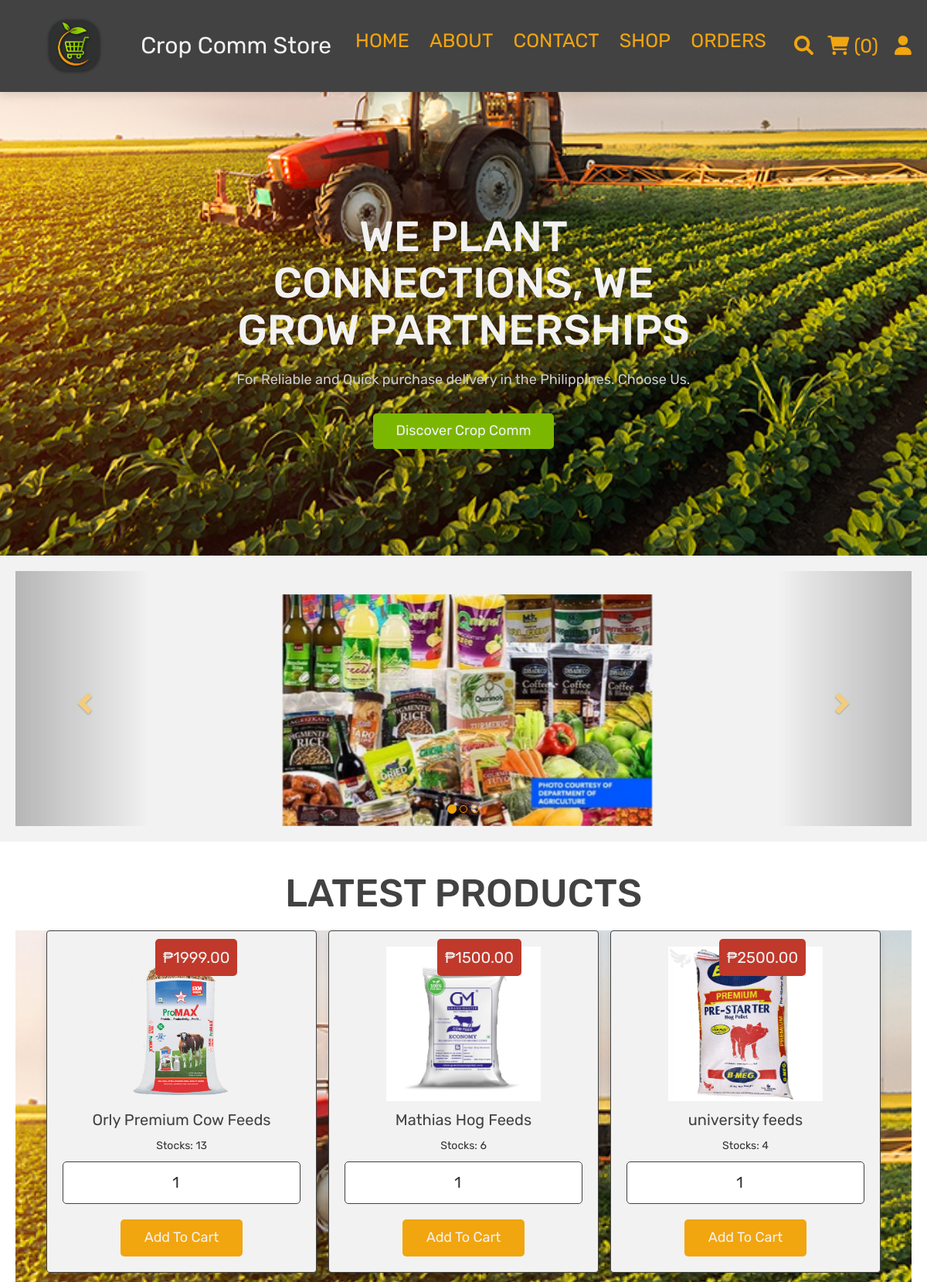
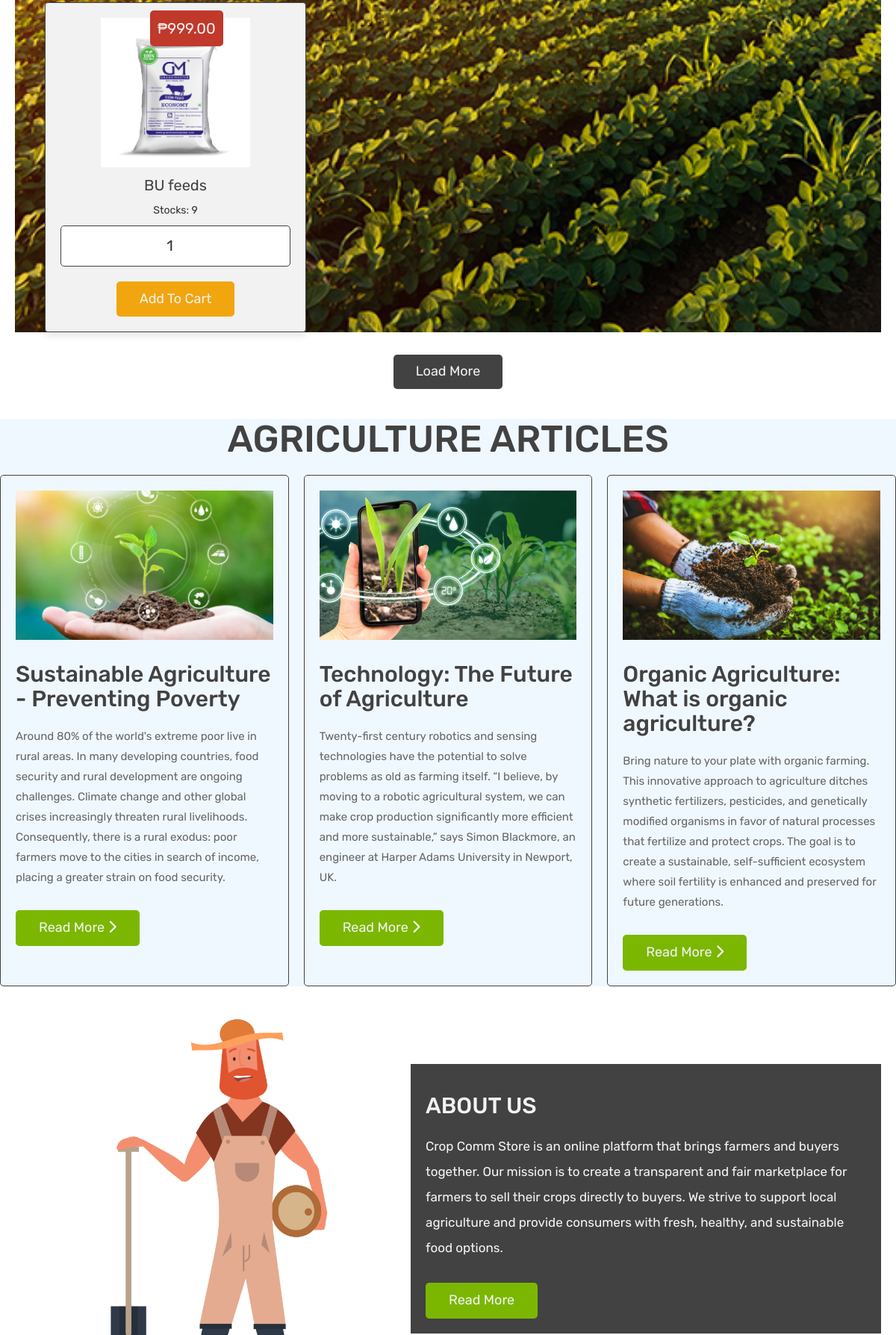
The app's page /home.php (signed in, upper part) with its own data (2 pictures, top to bottom).
### tables this page shows
CREATE TABLE `products` (
  `id` int(11) NOT NULL,
  `name` varchar(100) NOT NULL,
  `product_qty` int(11) NOT NULL,
  `price` int(11) NOT NULL,
  `image` varchar(100) NOT NULL,
  `date_and_time_added` date NOT NULL
);

### home.php (the view, shortened to what this page needs)
<?php
include 'config.php';
?>
<!DOCTYPE html>
<html lang="en">
<head>
   <link rel="stylesheet" href="https://maxcdn.bootstrapcdn.com/bootstrap/3.4.1/css/bootstrap.min.css">
   <link rel="stylesheet" href="https://cdnjs.cloudflare.com/ajax/libs/font-awesome/6.0.0/css/all.min.css">
   <link rel="stylesheet" href="css/style.css">
</head>
<body>
<?php include 'header.php'; ?>
<section class="home">
<div class="video-wrapper">
   <video playsinline autoplay muted loop poster="images/AgriHomeImage.png" >
    <source src="images/AgriHome.mp4" type="video/mp4">
   </div>
   <div class="content">
      <h3>We Plant Connections, We Grow Partnerships</h3>
      <p>For Reliable and Quick purchase delivery in the Philippines. Choose Us.</p>
      <a href="about.php" class="white-btn"style= "background-color: #7bb701">Discover Crop Comm</a>
   </div>
</section>
<section class="carouselz">
<div id="myCarousel" class="carousel slide text-center" data-ride="carousel" >
 <ol class="carousel-indicators">
   <li data-target="#myCarousel" data-slide-to="0" class="active"></li>
   <li data-target="#myCarousel" data-slide-to="1"></li>
   <li data-target="#myCarousel" data-slide-to="2"></li>
 </ol>
 <div class="carousel-inner" role="listbox">
   <div class="item active">
     <div class="container">
        <img src="images/AgriProds1.jpeg" class="img-fluid" >
    </div>
   </div>
 </div>
 <a class="left carousel-control" href="#myCarousel" role="button" data-slide="prev">
   <span class="glyphicon glyphicon-chevron-left" aria-hidden="true"></span>
 </a>
 <a class="right carousel-control" href="#myCarousel" role="button" data-slide="next">
   <span class="glyphicon glyphicon-chevron-right" aria-hidden="true"></span>
 </a>
</div>
</section>
<section class="productshop">
   <h1 class="title">Latest Products</h1>
      <div class="box-container">
      <?php
         $select_products = mysqli_query($conn, "SELECT * FROM `products`") or die('query failed');
         if(mysqli_num_rows($select_products) > 0){
            while($fetch_products = mysqli_fetch_assoc($select_products)){
      ?>
     <form action="" method="post" class="box">
      <img class="image" src="uploaded_img/<?php echo $fetch_products['image']; ?>" alt="">
      <div class="name"><?php echo $fetch_products['name']; ?></div>
      <div class="product_qty" min=0>Stocks: <?php echo $fetch_products['product_qty']; ?></div>
      <div class="price">₱<?php echo $fetch_products['price']; ?>.00</div>
      <input type="number" min="1" name="product_quantity" value="1" class="qty">
      <input type="submit" value="add to cart" name="add_to_cart" class="btn"style= "background-color: #f1a50f">
     </form>
      <?php
         }
      }else{
         echo '<p class="empty">No Products Added Yet!</p>';
      }
      ?>
   </div>
   <div class="load-more" style="margin-top: 2rem; text-align:center">
      <a href="shop.php" class="option-btn"style= "background-color: #424242">Load More</a>
   </div>
</section>
<section class="home-blogs">
    <h1 class="title">Agriculture Articles </h1>
    <div class="box-container">
    <div class="box">
            <div class="image">
                <img src="images/AgriArticle1.jpg" alt="">
            </div>
            <div class="content">
                <h3>Sustainable Agriculture - Preventing Poverty</h3>
                <p>Around 80% of the world's extreme poor live in rural areas. In many developing countries, food security and rural development are ongoing challenges. Climate change and other global crises increasingly threaten rural livelihoods. Consequently, there is a rural exodus: poor farmers move to the cities in search of income, placing a greater strain on food security. </p>
                <a href="https://www.swisscontact.org/en/our-work/our-expertise/sustainable-agriculture?gclid=Cj0KCQjwgLOiBhC7ARIsAIeetVAvKbEfo4rWvk7dlilJ1V7_WtE-ilIcA9Yc1kdywaSEUdjvD4U0ehoaAuTFEALw_wcB" class="btn"style= "background-color: #7bb701"> Read more <span class="fas fa-chevron-right"></span> </a>
            </div>
        </div>
        <div class="box">
            <div class="image">
                <img src="images/AgriArticle2.jpg" alt="">
            </div>
            <div class="content">
                <h3>Technology: The Future of Agriculture</h3>
                <p>Twenty-first century robotics and sensing technologies have the potential to solve problems as old as farming itself. “I believe, by moving to a robotic agricultural system, we can make crop production significantly more efficient and more sustainable,” says Simon Blackmore, an engineer at Harper Adams University in Newport, UK.</p>
                <a href="https://www.nature.com/articles/544S21a" class="btn"style= "background-color: #7bb701"> Read more <span class="fas fa-chevron-right"></span> </a>
            </div>
        </div>
        <div class="box">
            <div class="image">
                <img src="images/AgriArticle3.jpg" alt="">
            </div>
            <div class="content">
                <h3>Organic Agriculture: What is organic agriculture?</h3>
                <p>Bring nature to your plate with organic farming. This innovative approach to agriculture ditches synthetic fertilizers, pesticides, and genetically modified organisms in favor of natural processes that fertilize and protect crops. The goal is to create a sustainable, self-sufficient ecosystem where soil fertility is enhanced and preserved for future generations.</p>
                <a href="https://getmeds.ph/blog/how-ai-can-help-in-chronic-care/" class="btn"style= "background-color: #7bb701"> Read more <span class="fas fa-chevron-right" ></span> </a>
            </div>
        </div>
    </div>
</section>
<section class="about">
   <div class="flex">
      <div class="image">
         <img src="images/AgriAbout.jpg" alt="">
      </div>
      <div class="content">
         <h3>About Us</h3>
         <p>Crop Comm Store is an online platform that brings farmers and buyers together. Our mission is to create a transparent and fair marketplace for farmers to sell their crops directly to buyers. We strive to support local agriculture and provide consumers with fresh, healthy, and sustainable food options.</p>
         <a href="about.php" class="btn"style= "background-color: #7bb701">Read More</a>
      </div>
   </div>
</section>
</body>
</html>

### records on screen
products: image (picture), name "Orly Premium Cow Feeds", product_qty "13", price "1999"
products: image (picture), name "Mathias Hog Feeds", product_qty "6", price "1500"
products: image (picture), name "university feeds", product_qty "4", price "2500"
products: image (picture), name "BU feeds", product_qty "9", price "999"

### other values on screen
$cart_rows_number "0"
